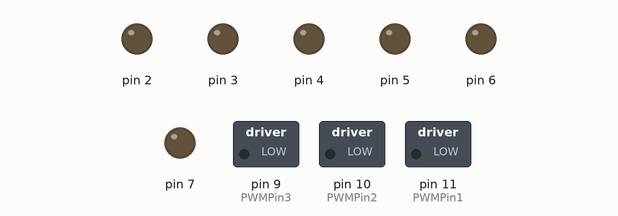
Recording of a sketch running on a simulated Arduino Uno, built with avr-gcc and run on an emulated ATmega328P. Parts: switched loads named in the sketch (green lamp = pin HIGH), output pins drawn as LEDs (lit = HIGH).

Above: at 0.1 s.
At 15.6 s:
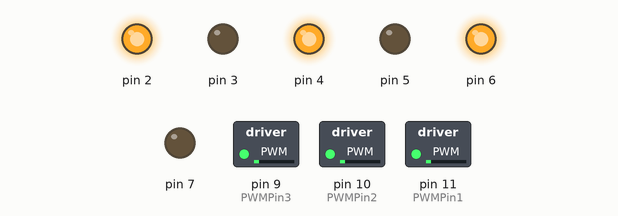
At 28.6 s:
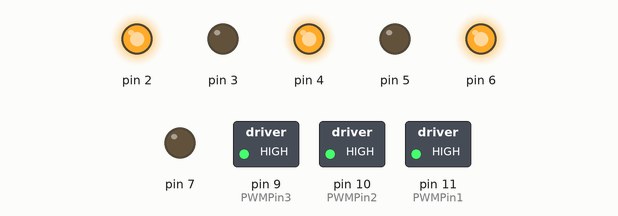
Timing chart, 0 to 30.1 s (numbered marks = the images above):
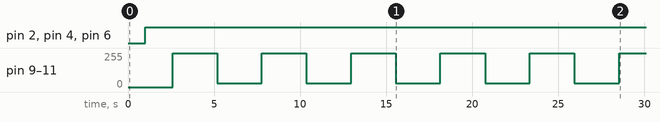

Measured:
- by itself, pin 2, pin 4, pin 6: LOW → HIGH at 1.0 s
- by itself, pin 9 (PWMPin3), pin 10 (PWMPin2), pin 11 (PWMPin1): alternates 255/255 for 2.6 s and 30/255 for 2.6 s

The sketch:

PWM-ramp-omni-wheel-rotation.ino
```cpp
// (licence header left out)
#include "motor_driver.h"

#define M1IN1 7
#define M1IN2 6
#define M2IN1 5
#define M2IN2 4
#define M3IN1 3
#define M3IN2 2

#define PWMPin1 11
#define PWMPin2 10
#define PWMPin3 9

motorDriver M1(M1IN1,M1IN2, PWMPin1);
motorDriver M2(M2IN1,M2IN2, PWMPin2);
motorDriver M3(M3IN1,M3IN2, PWMPin3);

int stallPWM = 30;
int stepDelay = 7;

void setup() {
}

void loop() {
  delay(1000);
  for(int i = stallPWM; i <= 255; i++){
    M1.spin(1, i);
    M2.spin(1, i);
    M3.spin(1, i);
    delay(stepDelay);
  }
  delay(1000);
  for(int i = 255; i >= stallPWM; i--){
    M1.spin(1, i);
    M2.spin(1, i);
    M3.spin(1, i);
    delay(stepDelay);
  }
}
```

motor_driver.cpp
```cpp
#include "Arduino.h"
#include "motor_driver.h"

motorDriver::motorDriver(int IN1,int IN2, int PWMPin){
  _IN1 = IN1;
  _IN2 = IN2;
  _PWMPin = PWMPin;
  pinMode(_IN1, OUTPUT);
  pinMode(_IN2, OUTPUT);
  pinMode(_PWMPin, OUTPUT);
}

void motorDriver::spin(char Dir, unsigned char PWM){
  switch (Dir){
    case -1:    // counterclockwise
      digitalWrite(_IN1, HIGH);
      digitalWrite(_IN2, LOW);
      analogWrite(_PWMPin, PWM);
      break;
    case 0:     // stationary
      digitalWrite(_IN1, LOW);
      digitalWrite(_IN2, LOW);
      digitalWrite(_PWMPin, LOW);
      break;
    case 1:     // clockwise
      digitalWrite(_IN1, LOW);
      digitalWrite(_IN2, HIGH);
      analogWrite(_PWMPin, PWM);
      break;
  }
}
```

motor_driver.h
```cpp
#ifndef motordriver_h
#define motordriver_h

#include "Arduino.h"

class motorDriver {
public:
    motorDriver(int IN1, int IN2, int PWMPin);
    void spin(char Dir, unsigned char PWM);
private:
    int _PWMPin;
    int _IN1;
    int _IN2;
};

#endif
```
